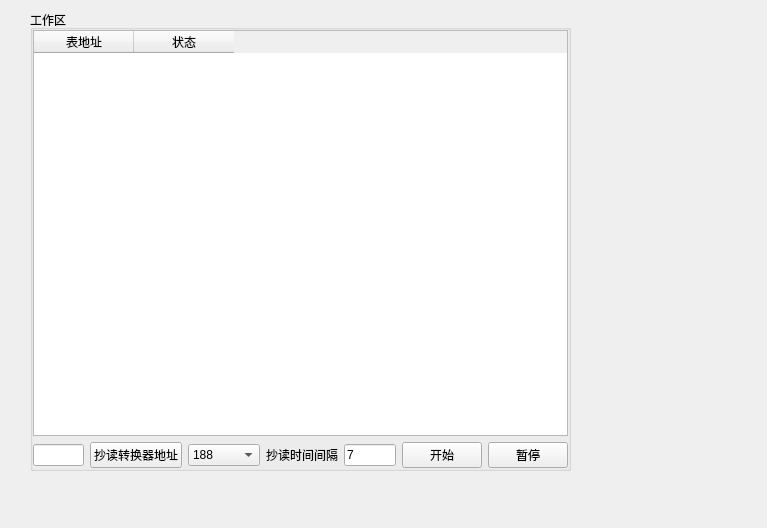
<?xml version="1.0" encoding="UTF-8"?>
<ui version="4.0">
 <class>Form</class>
 <widget class="QWidget" name="Form">
  <property name="geometry">
   <rect>
    <x>0</x>
    <y>0</y>
    <width>767</width>
    <height>528</height>
   </rect>
  </property>
  <property name="windowTitle">
   <string>Form</string>
  </property>
  <widget class="QGroupBox" name="appGroupBox">
   <property name="geometry">
    <rect>
     <x>30</x>
     <y>10</y>
     <width>541</width>
     <height>461</height>
    </rect>
   </property>
   <property name="minimumSize">
    <size>
     <width>80</width>
     <height>350</height>
    </size>
   </property>
   <property name="title">
    <string>工作区</string>
   </property>
   <layout class="QGridLayout" name="gridLayout_app">
    <property name="leftMargin">
     <number>0</number>
    </property>
    <property name="topMargin">
     <number>0</number>
    </property>
    <property name="rightMargin">
     <number>0</number>
    </property>
    <property name="bottomMargin">
     <number>0</number>
    </property>
    <item row="1" column="0">
     <layout class="QHBoxLayout" name="horizontalLayout_3">
      <item>
       <widget class="QLineEdit" name="convertAddressLineEdit"/>
      </item>
      <item>
       <widget class="QPushButton" name="readConvertPushButton">
        <property name="text">
         <string>抄读转换器地址</string>
        </property>
       </widget>
      </item>
      <item>
       <widget class="QComboBox" name="protocol_comboBox">
        <item>
         <property name="text">
          <string>188</string>
         </property>
        </item>
        <item>
         <property name="text">
          <string>645_07</string>
         </property>
        </item>
        <item>
         <property name="text">
          <string>645_97</string>
         </property>
        </item>
       </widget>
      </item>
      <item>
       <widget class="QLabel" name="label">
        <property name="text">
         <string>抄读时间间隔</string>
        </property>
       </widget>
      </item>
      <item>
       <widget class="QLineEdit" name="readMeterSpanLineEdit">
        <property name="text">
         <string>7</string>
        </property>
       </widget>
      </item>
      <item>
       <spacer name="horizontalSpacer">
        <property name="orientation">
         <enum>Qt::Horizontal</enum>
        </property>
        <property name="sizeHint" stdset="0">
         <size>
          <width>20</width>
          <height>20</height>
         </size>
        </property>
       </spacer>
      </item>
      <item>
       <widget class="QPushButton" name="stopButton">
        <property name="text">
         <string>开始</string>
        </property>
       </widget>
      </item>
      <item>
       <widget class="QPushButton" name="startButton">
        <property name="text">
         <string>暂停</string>
        </property>
       </widget>
      </item>
     </layout>
    </item>
    <item row="0" column="0">
     <layout class="QVBoxLayout" name="verticalLayout">
      <item>
       <widget class="QTableWidget" name="tableWidget">
        <column>
         <property name="text">
          <string>表地址</string>
         </property>
        </column>
        <column>
         <property name="text">
          <string>状态</string>
         </property>
        </column>
       </widget>
      </item>
     </layout>
    </item>
   </layout>
  </widget>
 </widget>
 <resources/>
 <connections/>
</ui>
